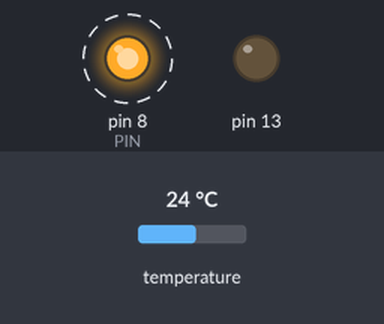
Bench run of a sketch on a simulated Arduino Uno, built with avr-gcc and run on an emulated ATmega328P. On the bench: output pins drawn as LEDs (lit = HIGH). Dashed ring = blinking. The test bench sets the inputs (shaded band); at power-on: temperature 24 °C. What the sketch prints to the serial monitor is not drawn.

Above: at 0.5 s.
Timing chart, 0 to 3.0 s (numbered marks = the images above):
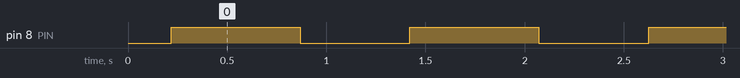

The sketch:

tempcontroller.ino
```cpp
#include <OneWire.h>
#include <DallasTemperature.h>


#define MODE 0 // mode 1 for temp control, otherwise percentage controller
#define PIN 8
//#define PIN 13
#define TEMP 0
#define POWER 65

#define ONE_WIRE_BUS 2

// Setup oneWire instance and Dallas Temperature.
OneWire oneWire(ONE_WIRE_BUS);
DallasTemperature sensors(&oneWire);

DeviceAddress hltProbe = { 0x28, 0xE2, 0x69, 0xFA, 0x05, 0x00, 0x00, 0xE4 };

void setup(void)
{
  // start serial port
  Serial.begin(9600);
  // Start up the library
  sensors.begin();
  // set the resolution to 10 bit (good enough?)
  sensors.setResolution(hltProbe, 10);

  pinMode(PIN,OUTPUT);
  pinMode(8,OUTPUT);
  pinMode(13,OUTPUT);
}

float printTemperature(DeviceAddress deviceAddress)
{
  float tempC = sensors.getTempC(deviceAddress);
  if (tempC == -127.00) {
    Serial.print("Error getting temperature");
  } else {
    Serial.print("C: ");
    Serial.print(tempC);
    Serial.print(" F: ");
    Serial.print(DallasTemperature::toFahrenheit(tempC));
  }
  return tempC;
}

void loop(void)
{
  float hltTemp = -127.0;
  Serial.print("Getting temperatures...\n\r");
  sensors.requestTemperatures();

  Serial.print("hltProbe: ");
  hltTemp = printTemperature(hltProbe);
  Serial.println(" ");

  Serial.println(" ");

  if (MODE == 1) {
    // temp control
    Serial.println("Temp Controller");
    if (hltTemp != -127.0) {
      if (hltTemp < TEMP) {
        Serial.println("set pin high");
        digitalWrite(PIN, HIGH);
      } else {
         Serial.println("set pin LOW");
        digitalWrite(PIN, LOW);
      }
    }
    delay(1000);
  } else {
    Serial.println("Percentage Controller");
    // proportional control
    if (POWER > 0) {
      digitalWrite(PIN, HIGH);
       //digitalWrite(13, HIGH);
      delay(POWER * 10);
    }
    if (POWER < 100) {
      digitalWrite(PIN, LOW);
      delay(1000 - (POWER * 10));
    }
  }

}
```

Measured:
- by itself, pin 8 (PIN): alternates HIGH for 0.65 s and LOW for 0.55 s
